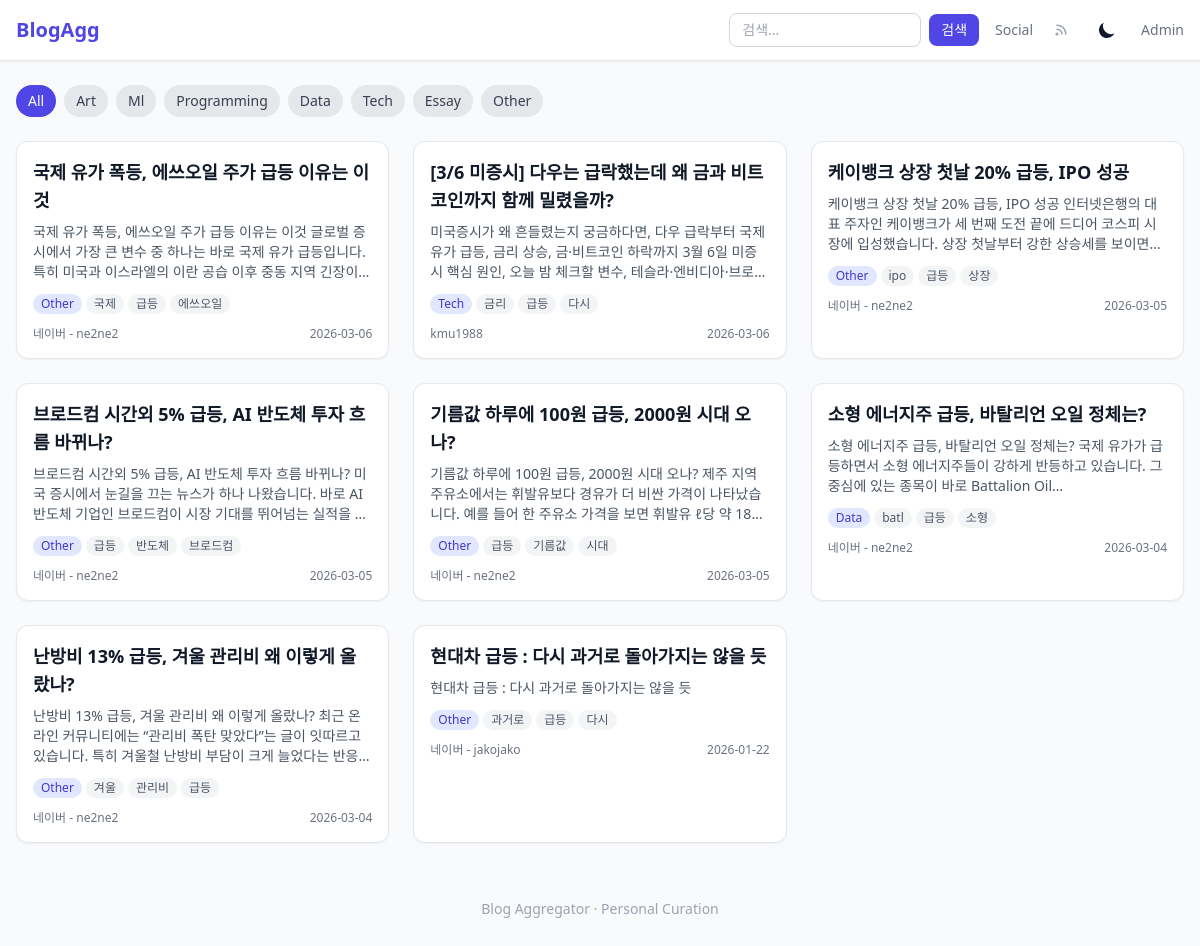
Before: /?tag=급등 (signed in) with the older database file.
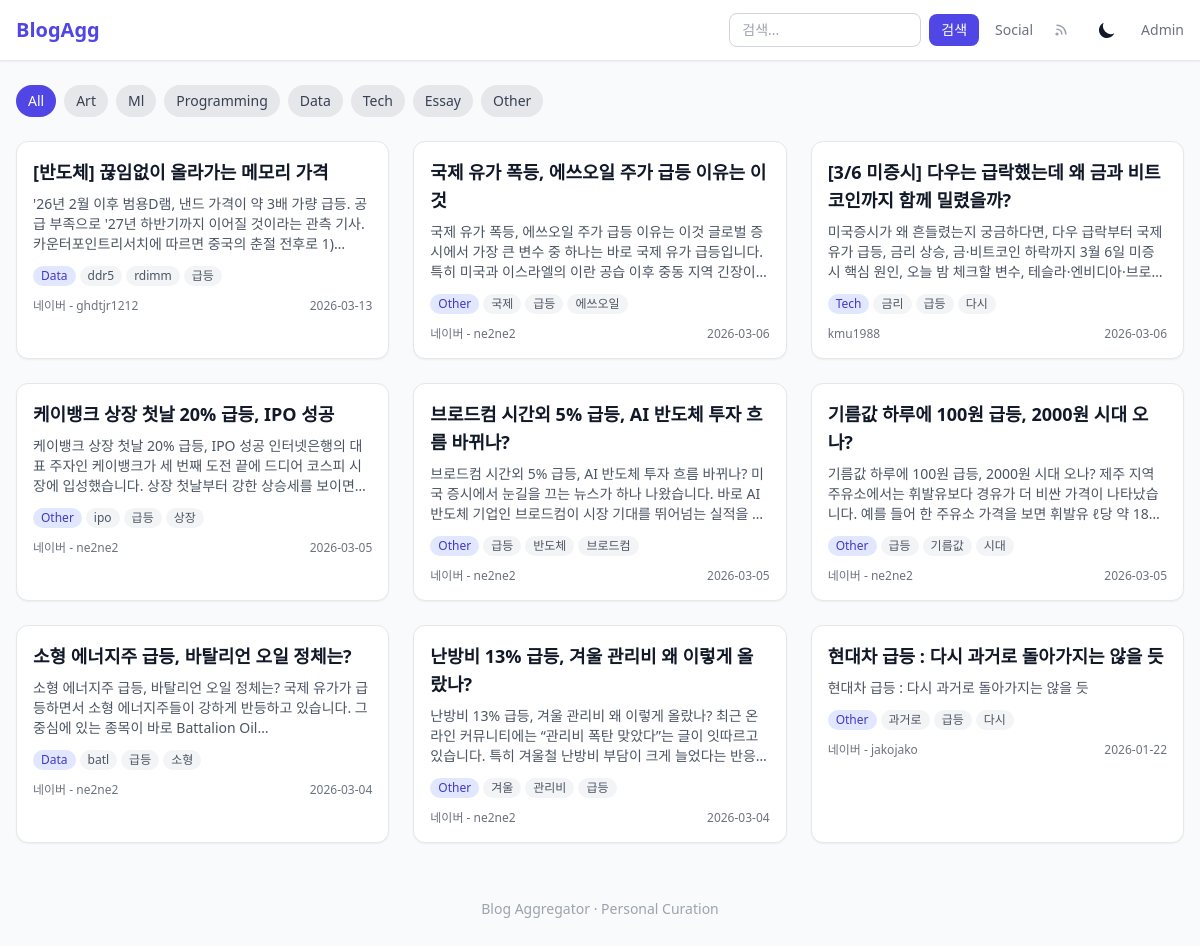
After: the same page with the newer database file.
### tables this page shows
CREATE TABLE posts (
            id INTEGER PRIMARY KEY AUTOINCREMENT,
            blog_id INTEGER,
            title TEXT NOT NULL,
            original_url TEXT UNIQUE NOT NULL,
            summary TEXT,
            full_content TEXT,
            author TEXT,
            published_date DATETIME,
            image_url TEXT,
            category TEXT,
            language TEXT DEFAULT 'ko',
            summary_status TEXT DEFAULT 'pending',
            registered_by TEXT DEFAULT 'manual',
            created_at DATETIME DEFAULT CURRENT_TIMESTAMP,
            FOREIGN KEY (blog_id) REFERENCES blogs(id)
        );

CREATE TABLE tags (
            id INTEGER PRIMARY KEY AUTOINCREMENT,
            name TEXT UNIQUE NOT NULL
        );

CREATE TABLE blogs (
            id INTEGER PRIMARY KEY AUTOINCREMENT,
            name TEXT NOT NULL,
            url TEXT NOT NULL,
            feed_url TEXT,
            category TEXT,
            active INTEGER DEFAULT 1,
            description TEXT,
            created_at DATETIME DEFAULT CURRENT_TIMESTAMP
        , last_crawled_at TEXT, crawl_error TEXT);

### src/api/public.py (the view)
@router.get("/")
async def index(
    request: Request,
    category: str = None,
    tag: str = None,
    search: str = None,
    page: int = Query(1, ge=1),
):
    repo = request.app.state.repo
    templates = request.app.state.templates
    per_page = 12
    posts, total = repo.get_posts(
        category=category, tag=tag, search=search, page=page, per_page=per_page
    )
    for post in posts:
        post["tags"] = repo.get_post_tags(post["id"])
    total_pages = math.ceil(total / per_page) if total > 0 else 1
    categories = request.app.state.config.get("categories", [])
    return templates.TemplateResponse("index.html", {
        "request": request,
        "posts": posts,
        "total": total,
        "page": page,
        "total_pages": total_pages,
        "category": category,
        "tag": tag,
        "search": search or "",
        "categories": categories,
    })

### templates/index.html (shortened to what this page needs)
{% extends "base.html" %}
{% block nav_extra %}
<form action="/" method="get" class="hidden sm:flex items-center gap-2">
    <input type="text" name="search" value="{{ search }}" placeholder="검색..."
           class="px-3 py-1.5 text-sm rounded-lg border border-gray-300 dark:border-gray-600 bg-white dark:bg-gray-700 focus:outline-none focus:ring-2 focus:ring-indigo-500 w-48">
    <button type="submit" class="px-3 py-1.5 text-sm bg-indigo-600 text-white rounded-lg hover:bg-indigo-700">검색</button>
</form>
{% endblock %}
{% block content %}
<div class="flex flex-wrap gap-2 mb-6">
    <a href="/"
       class="px-3 py-1.5 text-sm rounded-full {% if not category %}bg-indigo-600 text-white{% else %}bg-gray-200 dark:bg-gray-700 text-gray-700 dark:text-gray-300 hover:bg-gray-300 dark:hover:bg-gray-600{% endif %}">
        All
    </a>
    {% for cat in categories %}
    <a href="/?category={{ cat }}"
       class="px-3 py-1.5 text-sm rounded-full capitalize {% if category == cat %}bg-indigo-600 text-white{% else %}bg-gray-200 dark:bg-gray-700 text-gray-700 dark:text-gray-300 hover:bg-gray-300 dark:hover:bg-gray-600{% endif %}">
        {{ cat }}
    </a>
    {% endfor %}
</div>
{% if posts %}
<div class="grid grid-cols-1 md:grid-cols-2 lg:grid-cols-3 gap-6">
    {% for post in posts %}
    <article class="bg-white dark:bg-gray-800 rounded-xl shadow-sm border border-gray-200 dark:border-gray-700 overflow-hidden hover:shadow-md transition-shadow">
        <div class="p-4">
            <a href="/post/{{ post.id }}" class="block">
                <h2 class="font-semibold text-lg mb-2 line-clamp-2 hover:text-indigo-600 dark:hover:text-indigo-400">
                    {{ post.title }}
                </h2>
            </a>
            {% if post.summary %}
            <p class="text-sm text-gray-600 dark:text-gray-400 mb-3 line-clamp-3">{{ post.summary }}</p>
            {% endif %}
            <div class="flex flex-wrap gap-1 mb-3">
                {% if post.category %}
                <span class="px-2 py-0.5 text-xs rounded-full bg-indigo-100 dark:bg-indigo-900 text-indigo-700 dark:text-indigo-300 capitalize">{{ post.category }}</span>
                {% endif %}
                {% for tag in post.tags[:3] %}
                <a href="/?tag={{ tag }}" class="px-2 py-0.5 text-xs rounded-full bg-gray-100 dark:bg-gray-700 text-gray-600 dark:text-gray-400 hover:bg-gray-200 dark:hover:bg-gray-600">{{ tag }}</a>
                {% endfor %}
            </div>
            <div class="flex items-center justify-between text-xs text-gray-500 dark:text-gray-500">
                <span>{{ post.blog_name or "Unknown" }}</span>
                <span>{{ post.published_date or post.created_at[:10] if post.created_at else "" }}</span>
            </div>
        </div>
    </article>
    {% endfor %}
</div>
{% else %}
<div class="text-center py-20 text-gray-400 dark:text-gray-600">
    <p class="text-lg mb-2">등록된 포스트가 없습니다</p>
    <a href="/admin/posts/new" class="text-indigo-600 dark:text-indigo-400 hover:underline text-sm">관리자 페이지에서 포스트를 등록하세요</a>
</div>
{% endif %}
{% endblock %}

Changed rows visible on the page:
added posts: title "[반도체] 끊임없이 올라가는 메모리 가격", summary "'26년 2월 이후 범용D램, 낸드 가격이 약 3배 가량 급등. 공급 부족으로 '27년 하반기까지 이어질 것이라는 관측 기사. 카운터포인트리서치에 따르면 중국의 춘절 전후로…", category "Data", 3 "ddr5", name "네이버 - ghdtjr1212", created_at+published_date "2026-03-13", tags (name "급등")
now on this page (row unchanged): tags: name "rdimm", shown under "[반도체] 끊임없이 올라가는 메모리 가격"
